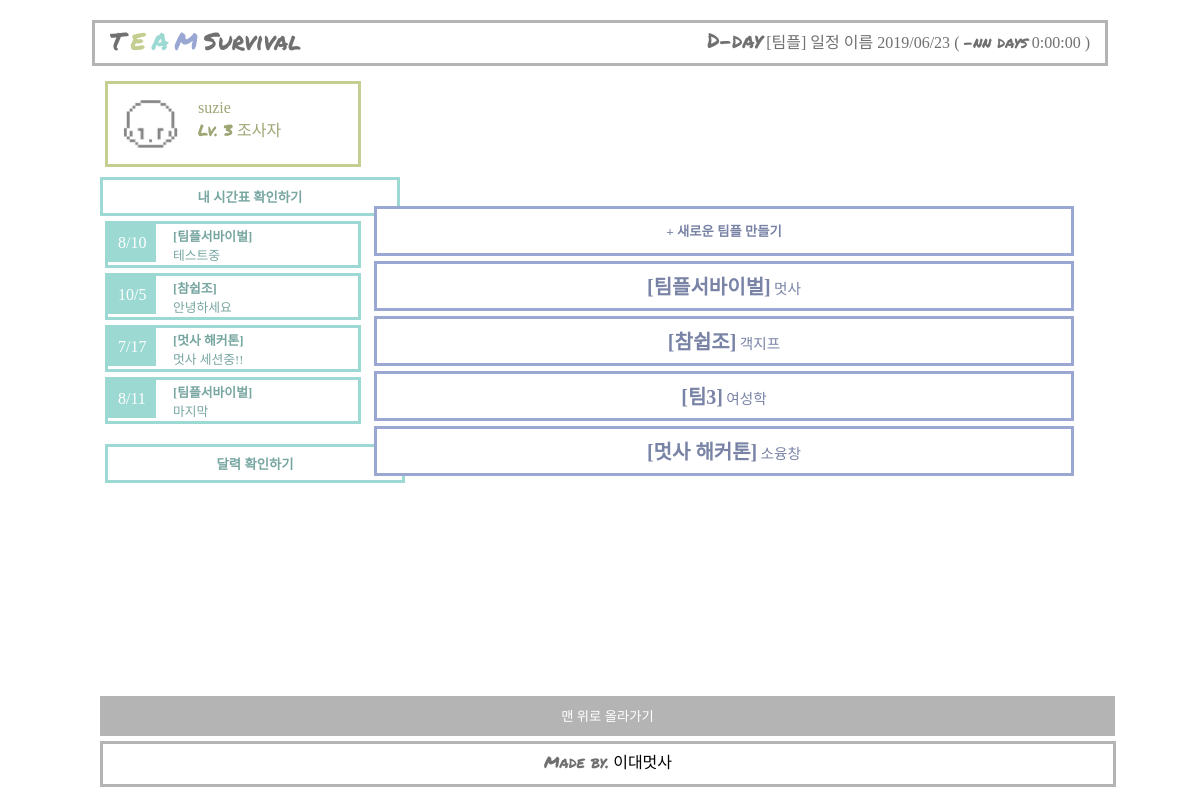
Screenshot of /home (signed in) with the database file from the repository.
### blog/models.py (models this page shows, shortened)
class Dday(models.Model):
    team = models.ForeignKey(Team, related_name='my_team', on_delete=models.CASCADE)
    title = models.CharField(max_length=10)
    date = models.DateField()

class Team(models.Model):
    user = models.ForeignKey(Myuser, related_name='my_user', on_delete=models.CASCADE, default=1)
    t_name = models.CharField(max_length=100, default='')
    t_class = models.CharField(max_length=100)
    def __str__(self):
        return self.t_name

### blog/views.py (the view)
# urls.py: 2. Add a URL to urlpatterns:  path('', views.home, name='home')
def home(request):
    ddays=Dday.objects
    teams=Team.objects
    return render(request, 'home.html', {'teams':teams, 'ddays':ddays})

### blog/templates/home.html
{% extends 'nav.html'%}
{% load staticfiles %}
{% block contents %}
<head>
</head>
<body>
 <div class="contents">
<div class="left">
    <div class="profile">
        <a href="{% url 'profile' %}" style="color:#9DA674;">
            <img src="{% static 'avatar_head.png' %}" class="head" alt="My Avatar">
            <div class="profile_ex">
                <p>{{user.username}}</p>
                <p><span class="english">Lv. 3</span> 조사자</p>
            </div>
        </a>
    </div>
    <div class="">
        <a href="{%url 'table' %}" style="text-decoration: none;"><button type ="button" value="달력" class="calendar_link" ><b>내 시간표 확인하기</b></button></a>
    </div>
    <div class="calendar">
    {% for dday in ddays.all %}
        <div class="dues">
                    <a href="#" style="text-decoration: none;color:#77A6A1;">
                        <div class="due_date">{{dday.date.month}}/{{dday.date.day}}</div>
                            <div class="due_ex">
                                <p><b>[{{ dday.team }}]</b></p>
                                <p>{{ dday.title }}</p>
                            </div>
                    </a>
        </div>
    {% endfor %}
    <div class="calendar_final">
         <a href="{%url 'timetable' %}" style="text-decoration: none;"><button type ="button" value="달력" class="calendar_link" ><b>달력 확인하기</b></button></a>
    </div>
    </div>
</div>
<div class="right">
    <div class="team">
        <a href="{%url 'new' %}"><button type="button" value="팀플" class="team_new"><b>+ 새로운 팀플 만들기</b></button></a>
            {% for team in teams.all %}
            <a href="{% url 'team' team.pk %}" style="text-decoration:none;">
                <button type="button" value="팀플" class="team_list">
                    <span style="font-size:1.5em;"><b>[{{team.t_name}}]</b></span> <span style="font-size:1.1em;">{{team.t_class}}</span>
                </button>
            </a>
            {% endfor %}
        </div>
</div>
</div>
</body>
{% endblock %}

### teamproject/templates/nav.html (style rules this page uses)
* { margin:0;padding:0; font-family:"Noto Sans KR"; }
.english { font-family:"Permanent Marker"; }
.contents { margin:auto; width: 1000px; }
.left { display:inline-block; position: relative; width:270px; height:60%; }
.right { display: inline-block; position: relative; width: 700px; height:60%; }
.profile { border: #C4CE91 solid 3px; width: 250px; height: 80px; margin: 5px; color:#9DA674; }
.head { width:55px; margin: 15px; position:absolute; }
.profile_ex { position:absolute; margin: 15px 0px 0px 90px; }
.calendar { width: 250px; margin: 5px; color:#77A6A1; }
.dues { border: #9CD9D3 solid 3px; width: 250px; height: 41px; position:relative; margin-bottom:5px; }
.due_date { color:white; background-color:#9CD9D3; position:absolute; padding: 10px; margin:0px; font-size: 1em; }
.due_ex { positon: absolute; height: 50px; width: 100px; top:0; margin:2px 0px 0px 65px; font-size: 0.8em; padding: auto; }
.calendar_final { position:relative; top:10px; }
.calendar_link { border: #9CD9D3 solid 3px; color:#77A6A1; background-color: white; width: 300px; margin-top: 5px; padding: 7px 45px; }
.team { color:#7983A6; }
.team_new { color:#7983A6; border:#9AA7D2 solid 3px; background-color: white; width: 700px; height:50px; padding: 7px; margin-bottom:5px; }
.team_list { color:#7983A6; border:#9AA7D2 solid 3px; background-color: white; width: 700px; height:50px; padding: 7px; margin-bottom:5px; text-decoration:none; }

### rows the page displays
Dday: date.month "8", date.day "10", team "팀플서바이벌", title "테스트중"
Dday: date.month "10", date.day "5", team "참쉽조", title "안녕하세요"
Dday: date.month "7", date.day "17", team "멋사 해커톤", title "멋사 세션중!!"
Dday: date.month "8", date.day "11", team "팀플서바이벌", title "마지막"
Team: t_name "팀플서바이벌", t_class "멋사"
Team: t_name "참쉽조", t_class "객지프"
Team: t_name "팀3", t_class "여성학"
Team: t_name "멋사 해커톤", t_class "소융창"

### other values shown
{{ user.username }} "suzie"
